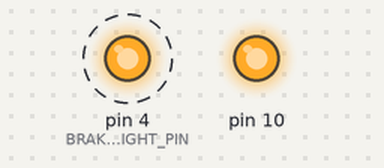
Bench run of a sketch on a simulated Arduino Uno, built with avr-gcc and run on an emulated ATmega328P. Shown: output pins drawn as LEDs (lit = HIGH). Dashed ring = blinking.

Above: at 0.1 s.
Timing chart, 0 to 3.0 s (numbered marks = the images above):
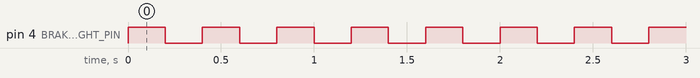

Measured:
- by itself, pin 4 (BRAKELIGHT_PIN): alternates HIGH for 0.20 s and LOW for 0.20 s

The sketch:

ArduinoUno_1_.ino
```cpp
#include <SPI.h>              //Library for using SPI Communication
#include <mcp2515.h>          //Library for using CAN Communication (https://github.com/autowp/arduino-mcp2515/)
#define BRAKELIGHT_PIN 4
struct can_frame canMsg;
MCP2515 mcp2515(10);                 // SPI CS Pin 10

const int decimalpoint = 3;

void setup()
{
  Serial.begin(9600);                //Begins Serial Communication at 9600 baudrate
  SPI.begin();                       //Begins SPI communication
  pinMode(BRAKELIGHT_PIN,OUTPUT);
  mcp2515.reset();
  mcp2515.setBitrate(CAN_250KBPS, MCP_8MHZ); //Sets CAN at speed 500KBPS and Clock 8MHz
  mcp2515.setNormalMode();                  //Sets CAN at normal mode
}
//breakdown floating points to a specific decimal point
void decimal_breakdown(float value, int decimalpoint, char category) {
  int digit_array [decimalpoint + 1];
  digit_array[0] = int(value);
  for (int i = 0; i < decimalpoint; i++) {
    value = value - int(value);
    value = value * 10;
    digit_array[i + 1] = int(value);
  }
  //if (category == 'w') {
    //for (int i = 0; i < decimalpoint + 1; i++) {
      //windshieldwipercurrent[i] = digit_array[i];
    //}
  //}
}
//MCP2515 functions --------------------------------------------------------------------------------

void transmitter(char category) {
  canMsg.can_id  = 0x032;           //CAN id as 0x032 for Arduino 1
  canMsg.can_dlc = decimalpoint + 2;  //CAN data length as decimal point + 2

  canMsg.data[0] = category;
  //if (category == 'w') {
   // for (int i = 1; i < decimalpoint + 1; i++) {
      //canMsg.data[i] = windshieldwipercurrent[i-1];
    //}
   // Serial.println("Send out windsheild wiper motor current(A)");
  //}

  mcp2515.sendMessage(&canMsg);     //Sends the CAN message

}

void receiver() {
  if (mcp2515.readMessage(&canMsg) == MCP2515::ERROR_OK) // To receive data (Poll Read)
  {

    if (canMsg.can_id == 0x0030) { //if arduino 2 sending data
    }
    if (canMsg.can_id == 0x0031) { //if esp32 sending data
      //int voltValue = canMsg1.data[0];
      //Serial.println(voltValue);
      //delay(200);
    }
  }
}
//MCP2515 functions --------------------------------------------------------------------------------

void loop()
{
  receiver();
  digitalWrite(4,HIGH);
  delay(200);
  digitalWrite(4,LOW);
  delay(200);
}
```
